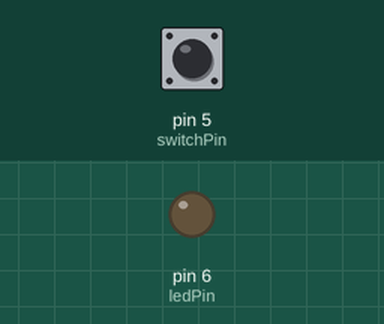
Simulated run of this sketch. Board: Arduino Uno, built with avr-gcc and run on an emulated ATmega328P. On the bench: output pins drawn as LEDs (lit = HIGH). Dashed ring = blinking. The test bench sets the inputs (shaded band); at power-on: pin 5 (switchPin) HIGH.

Above: at 1.2 s.
1.3 s: pin 5 (switchPin) pulled LOW for 0.15 s
At 1.55 s:
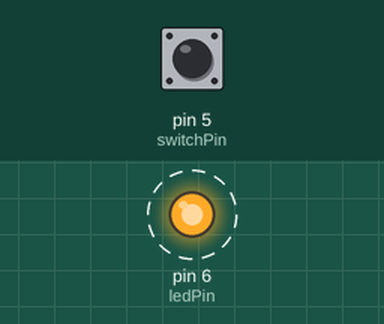
4.3 s: pin 5 (switchPin) pulled LOW for 1 s
At 4.3 s:
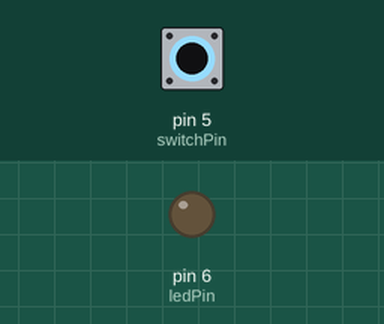
6.8 s: pin 5 (switchPin) pulled LOW for 3.2 s
At 7.05 s:
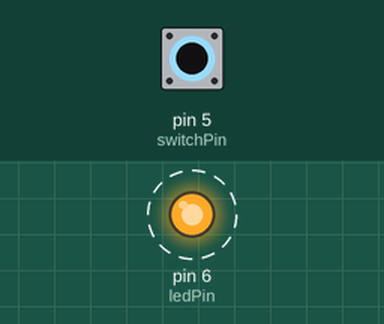
Timing chart, 0 to 17.5 s (numbered marks = the images above; inputs shaded):
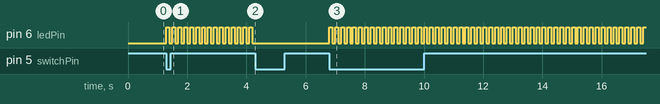

Measured:
- after the input at 1.3 s, pin 6 (ledPin): alternates HIGH for 0.10 s and LOW for 0.10 s, starting at once
- after the input at 4.3 s, pin 6 (ledPin): stops changing and stays LOW
- after the input at 6.8 s, pin 6 (ledPin): alternates HIGH for 0.10 s and LOW for 0.10 s, starting at once

The sketch:

digitalRead.ino
```cpp
int switchPin=5;
int ledPin=6;
int switchState=HIGH;
int ledState=LOW;

void setup() {
  pinMode(5, INPUT);
  pinMode(6, OUTPUT);
}
void loop() {
  int currentState = digitalRead(5);
  if (currentState != switchState) {
    switchState = currentState;
    if (currentState == LOW) {
      ledState = ledState == LOW ? HIGH : LOW;
    }
  }
  if (ledState == HIGH) {
    digitalWrite(6, HIGH);
    delay(100);
    digitalWrite(6, LOW);
    delay(100);
  } else {
    delay(100);
  }
}
```
